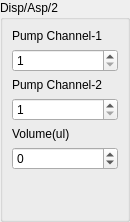
<?xml version="1.0" encoding="UTF-8"?>
<ui version="4.0">
 <class>DispAsp2Widget</class>
 <widget class="QWidget" name="DispAsp2Widget">
  <property name="geometry">
   <rect>
    <x>0</x>
    <y>0</y>
    <width>130</width>
    <height>210</height>
   </rect>
  </property>
  <property name="windowTitle">
   <string>Form</string>
  </property>
  <layout class="QGridLayout" name="gridLayout">
   <property name="leftMargin">
    <number>0</number>
   </property>
   <property name="topMargin">
    <number>0</number>
   </property>
   <property name="rightMargin">
    <number>0</number>
   </property>
   <property name="bottomMargin">
    <number>0</number>
   </property>
   <property name="spacing">
    <number>0</number>
   </property>
   <item row="0" column="0">
    <widget class="QGroupBox" name="groupBox">
     <property name="sizePolicy">
      <sizepolicy hsizetype="Minimum" vsizetype="Minimum">
       <horstretch>0</horstretch>
       <verstretch>0</verstretch>
      </sizepolicy>
     </property>
     <property name="title">
      <string>Disp/Asp/2</string>
     </property>
     <layout class="QVBoxLayout" name="verticalLayout_4">
      <item>
       <layout class="QVBoxLayout" name="verticalLayout">
        <item>
         <widget class="QLabel" name="label">
          <property name="text">
           <string>Pump Channel-1</string>
          </property>
         </widget>
        </item>
        <item>
         <widget class="QSpinBox" name="spinPumpChannel1">
          <property name="buttonSymbols">
           <enum>QAbstractSpinBox::UpDownArrows</enum>
          </property>
          <property name="accelerated">
           <bool>true</bool>
          </property>
          <property name="minimum">
           <number>1</number>
          </property>
          <property name="maximum">
           <number>15</number>
          </property>
         </widget>
        </item>
       </layout>
      </item>
      <item>
       <layout class="QVBoxLayout" name="verticalLayout_3">
        <item>
         <widget class="QLabel" name="label_3">
          <property name="text">
           <string>Pump Channel-2</string>
          </property>
         </widget>
        </item>
        <item>
         <widget class="QSpinBox" name="spinPumpChannel2">
          <property name="buttonSymbols">
           <enum>QAbstractSpinBox::UpDownArrows</enum>
          </property>
          <property name="accelerated">
           <bool>true</bool>
          </property>
          <property name="minimum">
           <number>1</number>
          </property>
          <property name="maximum">
           <number>15</number>
          </property>
         </widget>
        </item>
       </layout>
      </item>
      <item>
       <layout class="QVBoxLayout" name="verticalLayout_2">
        <item>
         <widget class="QLabel" name="label_2">
          <property name="text">
           <string>Volume(ul)</string>
          </property>
         </widget>
        </item>
        <item>
         <widget class="QSpinBox" name="spinVolume">
          <property name="buttonSymbols">
           <enum>QAbstractSpinBox::UpDownArrows</enum>
          </property>
          <property name="accelerated">
           <bool>true</bool>
          </property>
          <property name="minimum">
           <number>-2147483647</number>
          </property>
          <property name="maximum">
           <number>2147483647</number>
          </property>
         </widget>
        </item>
       </layout>
      </item>
      <item>
       <spacer name="verticalSpacer">
        <property name="orientation">
         <enum>Qt::Vertical</enum>
        </property>
        <property name="sizeHint" stdset="0">
         <size>
          <width>20</width>
          <height>40</height>
         </size>
        </property>
       </spacer>
      </item>
     </layout>
    </widget>
   </item>
  </layout>
 </widget>
 <resources/>
 <connections/>
</ui>
